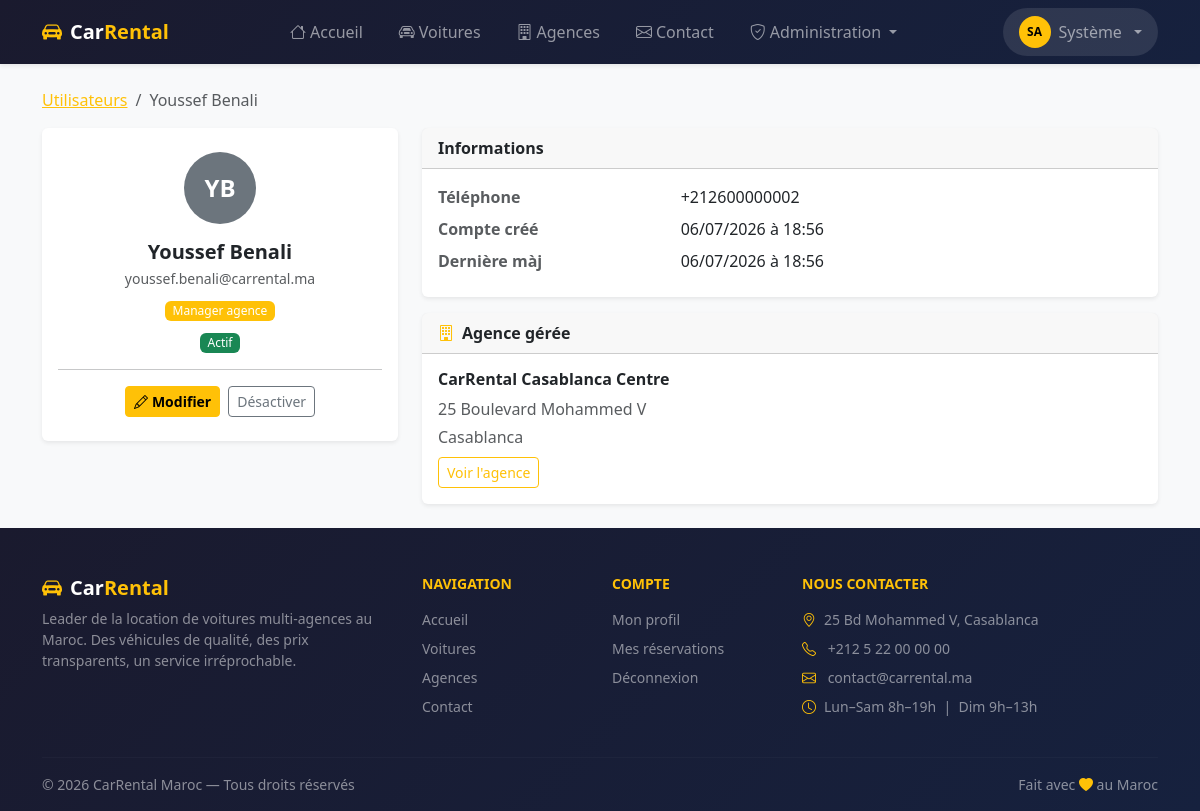
The page /admin/users/2 (signed in) on the database its author committed.
### tables this page shows
CREATE TABLE users (
    id          INT UNSIGNED    NOT NULL AUTO_INCREMENT,
    nom         VARCHAR(100)    NOT NULL,
    prenom      VARCHAR(100)    NOT NULL,
    email       VARCHAR(191)    NOT NULL,
    password    VARCHAR(255)    NOT NULL,
    role        ENUM('client', 'agency_manager', 'super_manager')
                                NOT NULL DEFAULT 'client',
    telephone   VARCHAR(20)     NULL,
    avatar      VARCHAR(255)    NULL,
    actif       TINYINT(1)      NOT NULL DEFAULT 1,
    created_at  TIMESTAMP       NOT NULL DEFAULT CURRENT_TIMESTAMP,
    updated_at  TIMESTAMP       NOT NULL DEFAULT CURRENT_TIMESTAMP
                                ON UPDATE CURRENT_TIMESTAMP,
    PRIMARY KEY (id),
    UNIQUE KEY uq_users_email (email),
    INDEX idx_users_role (role),
    INDEX idx_users_actif (actif)
);

CREATE TABLE agencies (
    id          INT UNSIGNED    NOT NULL AUTO_INCREMENT,
    manager_id  INT UNSIGNED    NULL,
    nom         VARCHAR(150)    NOT NULL,
    adresse     VARCHAR(255)    NOT NULL,
    ville       VARCHAR(100)    NOT NULL,
    code_postal VARCHAR(10)     NULL,
    pays        VARCHAR(100)    NOT NULL DEFAULT 'Maroc',
    telephone   VARCHAR(20)     NULL,
    email       VARCHAR(191)    NULL,
    description TEXT            NULL,
    logo        VARCHAR(255)    NULL,
    actif       TINYINT(1)      NOT NULL DEFAULT 1,
    created_at  TIMESTAMP       NOT NULL DEFAULT CURRENT_TIMESTAMP,
    updated_at  TIMESTAMP       NOT NULL DEFAULT CURRENT_TIMESTAMP
                                ON UPDATE CURRENT_TIMESTAMP,
    PRIMARY KEY (id),
    UNIQUE KEY uq_agencies_email (email),
    INDEX idx_agencies_ville (ville),
    INDEX idx_agencies_actif (actif),
    CONSTRAINT fk_agencies_manager
        FOREIGN KEY (manager_id) REFERENCES users (id)
        ON DELETE SET NULL ON UPDATE CASCADE
);

### app/Controllers/UserController.php (called while the page is built, shortened)
<?php
class UserController extends Controller
{
    private User   $userModel;
    private Agency $agencyModel;
    public function __construct()
    {
        $this->userModel   = new User();
        $this->agencyModel = new Agency();
    }
    public function show(int $id): void
    {
        $user   = $this->userModel->findOrFail($id);
        $agency = null;
        if ($user['role'] === 'agency_manager') {
            $agency = $this->agencyModel->findByManager($id);
        }
        $this->render('admin/users/show', [
            'user'   => $this->userModel->sanitize($user),
            'agency' => $agency,
        ]);
    }
}

### core/App.php (called while the page is built, shortened)
<?php
class App
{
    private Router $router;
    public function __construct()
    {
        $this->router = new Router();
    }
    public function run(): void
    {
        $this->router->dispatch(
            $_SERVER['REQUEST_METHOD'],
            $_SERVER['REQUEST_URI']
        );
    }
}

### public/index.php (called while the page is built, shortened)
<?php
$config = require BASE_PATH . '/config/app.php';
(new \App\Core\App())->run();

### core/Model.php (called while the page is built, shortened)
<?php
abstract class Model
{
    protected PDO    $db;
    protected string $table    = '';
    protected string $pk       = 'id';
    public function __construct()
    {
        $this->db = Database::getInstance();
    }
    public function find(int $id): array|false
    {
        $stmt = $this->db->prepare(
            "SELECT * FROM `{$this->table}` WHERE `{$this->pk}` = ? LIMIT 1"
        );
        $stmt->execute([$id]);
        return $stmt->fetch();
    }
    public function findOrFail(int $id): array
    {
        $record = $this->find($id);
        return $record;
    }
    public function findBy(string $column, mixed $value): array|false
    {
        $stmt = $this->db->prepare(
            "SELECT * FROM `{$this->table}` WHERE `{$column}` = ? LIMIT 1"
        );
        $stmt->execute([$value]);
        return $stmt->fetch();
    }
}

### core/Database.php (called while the page is built, shortened)
<?php
class Database
{
    private static ?PDO $instance = null;
    public static function getInstance(): PDO
    {
        if (self::$instance === null) {
            $config = require BASE_PATH . '/config/database.php';
            $dsn = sprintf(
                'mysql:host=%s;port=%s;dbname=%s;charset=utf8mb4',
                $config['host'],
                $config['port'] ?? 3306,
                $config['database']
            );
            try {
                self::$instance = new PDO($dsn, $config['username'], $config['password'], [
                    PDO::ATTR_ERRMODE            => PDO::ERRMODE_EXCEPTION,
                    PDO::ATTR_DEFAULT_FETCH_MODE => PDO::FETCH_ASSOC,
                    PDO::ATTR_EMULATE_PREPARES   => false,
                ]);
            } catch (PDOException $e) {
                error_log('[DB] ' . $e->getMessage());
                http_response_code(500);
                die('Erreur de connexion à la base de données.');
            }
        }
        return self::$instance;
    }
}

### app/Models/Agency.php (called while the page is built, shortened)
<?php
class Agency extends Model
{
    public function findByManager(int $managerId): array|false
    {
        return $this->findBy('manager_id', $managerId);
    }
}

### app/Views/admin/users/show.php (the view)
<?php
$pageTitle  = htmlspecialchars($user['prenom'].' '.$user['nom']);
$roleColors = ['client'=>'info','agency_manager'=>'warning','super_manager'=>'danger'];
$roleLabels = ['client'=>'Client','agency_manager'=>'Manager agence','super_manager'=>'Super manager'];
?>
<nav aria-label="breadcrumb" class="mb-3">
    <ol class="breadcrumb">
        <li class="breadcrumb-item"><a href="/admin/users">Utilisateurs</a></li>
        <li class="breadcrumb-item active"><?= $pageTitle ?></li>
    </ol>
</nav>
<div class="row g-4">
    <div class="col-md-4">
        <div class="card shadow-sm text-center">
            <div class="card-body py-4">
                <div class="mx-auto mb-3 d-flex align-items-center justify-content-center bg-secondary text-white rounded-circle fw-bold"
                     style="width:72px;height:72px;font-size:24px;">
                    <?= strtoupper(substr($user['prenom'],0,1).substr($user['nom'],0,1)) ?>
                </div>
                <h5 class="fw-bold mb-1"><?= $pageTitle ?></h5>
                <p class="text-muted small mb-2"><?= htmlspecialchars($user['email']) ?></p>
                <span class="badge bg-<?= $roleColors[$user['role']] ?? 'secondary' ?> mb-2">
                    <?= $roleLabels[$user['role']] ?? $user['role'] ?>
                </span><br>
                <span class="badge bg-<?= $user['actif'] ? 'success' : 'secondary' ?>">
                    <?= $user['actif'] ? 'Actif' : 'Inactif' ?>
                </span>
                <hr>
                <div class="d-flex gap-2 justify-content-center">
                    <a href="/admin/users/<?= $user['id'] ?>/edit" class="btn btn-warning btn-sm fw-bold">
                        <i class="bi bi-pencil me-1"></i>Modifier
                    </a>
                    <form method="POST" action="/admin/users/<?= $user['id'] ?>/toggle">
                        <button class="btn btn-outline-secondary btn-sm">
                            <?= $user['actif'] ? 'Désactiver' : 'Activer' ?>
                        </button>
                    </form>
                </div>
            </div>
        </div>
    </div>
    <div class="col-md-8">
        <div class="card shadow-sm mb-3">
            <div class="card-header fw-bold">Informations</div>
            <div class="card-body">
                <dl class="row mb-0">
                    <dt class="col-sm-4 text-muted">Téléphone</dt>
                    <dd class="col-sm-8"><?= htmlspecialchars($user['telephone'] ?? '—') ?></dd>
                    <dt class="col-sm-4 text-muted">Compte créé</dt>
                    <dd class="col-sm-8"><?= date('d/m/Y à H:i', strtotime($user['created_at'])) ?></dd>
                    <dt class="col-sm-4 text-muted">Dernière màj</dt>
                    <dd class="col-sm-8"><?= date('d/m/Y à H:i', strtotime($user['updated_at'])) ?></dd>
                </dl>
            </div>
        </div>
        <?php if ($agency): ?>
        <div class="card shadow-sm border-warning">
            <div class="card-header fw-bold"><i class="bi bi-building me-2 text-warning"></i>Agence gérée</div>
            <div class="card-body">
                <h6 class="fw-bold"><?= htmlspecialchars($agency['nom']) ?></h6>
                <p class="text-muted mb-1"><?= htmlspecialchars($agency['adresse']) ?></p>
                <p class="text-muted mb-0"><?= htmlspecialchars($agency['ville']) ?></p>
                <a href="/admin/agencies/<?= $agency['id'] ?>" class="btn btn-outline-warning btn-sm mt-2">
                    Voir l'agence
                </a>
            </div>
        </div>
        <?php endif; ?>
    </div>
</div>

### core/Router.php (shortened to what this page needs)
<?php
class Router
{
    private array $routes = [];
    private function add(string $method, string $path, string $controller, string $action): void
    {
        $this->routes[] = [
            'method'     => $method,
            'pattern'    => $this->pathToRegex($path),
            'controller' => $controller,
            'action'     => $action,
            'params'     => $this->extractParamNames($path),
        ];
    }
    public function dispatch(string $method, string $uri): void
    {
        $uri = '/' . trim(strtok($uri, '?'), '/');
        foreach ($this->routes as $route) {
            if ($route['method'] !== $method) continue;
            if (preg_match($route['pattern'], $uri, $matches)) {
                $params = $this->extractParams($route['params'], $matches);
                $this->call($route['controller'], $route['action'], $params);
                return;
            }
        }
    }
    private function call(string $fqcn, string $action, array $params): void
    {
        $controller = new $fqcn();
        call_user_func_array([$controller, $action], $params);
    }
    private function pathToRegex(string $path): string
    {
        $pattern = preg_replace('/\{[a-z_]+\}/', '([0-9]+)', $path);
        return '#^' . $pattern . '$#';
    }
    private function extractParamNames(string $path): array
    {
        preg_match_all('/\{([a-z_]+)\}/', $path, $matches);
        return $matches[1];
    }
    private function extractParams(array $names, array $matches): array
    {
        $values = array_slice($matches, 1);
        $params = [];
        foreach ($names as $i => $name) {
            $params[$name] = isset($values[$i]) ? (int) $values[$i] : null;
        }
        return array_values($params);
    }
}

### public/assets/css/app.css (style rules this page uses)
:root { --cr-yellow: #FFC107; --cr-dark: #212529; }
body { background-color: #f8f9fa; }
a { color: var(--cr-yellow); }
.badge { font-weight: 500; }
.btn-warning { color: #000; }
.card { border: none; }

### rows shown on the page
users: pageTitle "Youssef Benali", prenom+nom "YB", email "youssef.benali@carrental.ma", role "Manager agence", telephone "+212600000002", created_at "06/07/2026 à 18:56", updated_at "06/07/2026 à 18:56"
agencies: nom "CarRental Casablanca Centre", adresse "25 Boulevard Mohammed V", ville "Casablanca"
